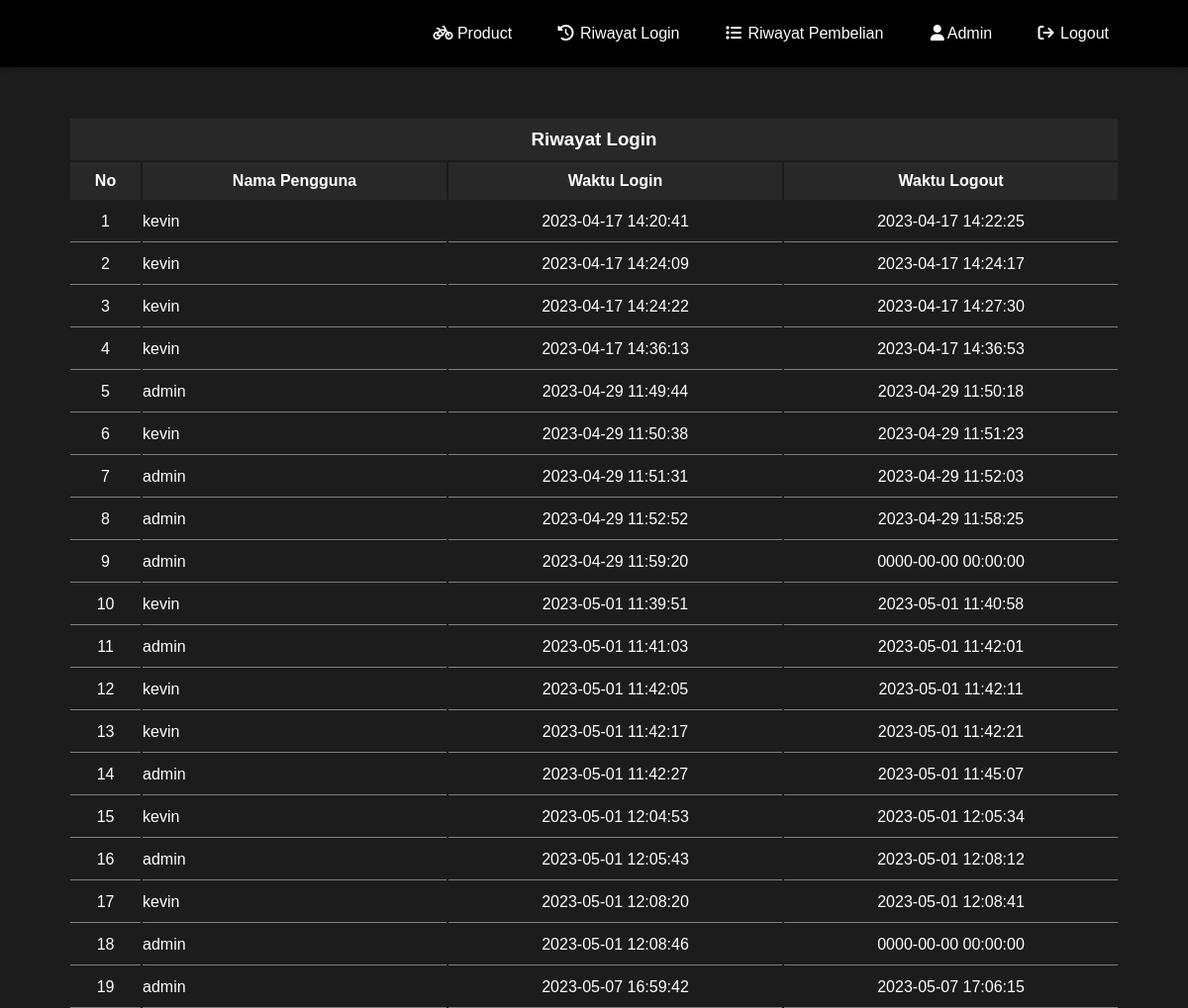
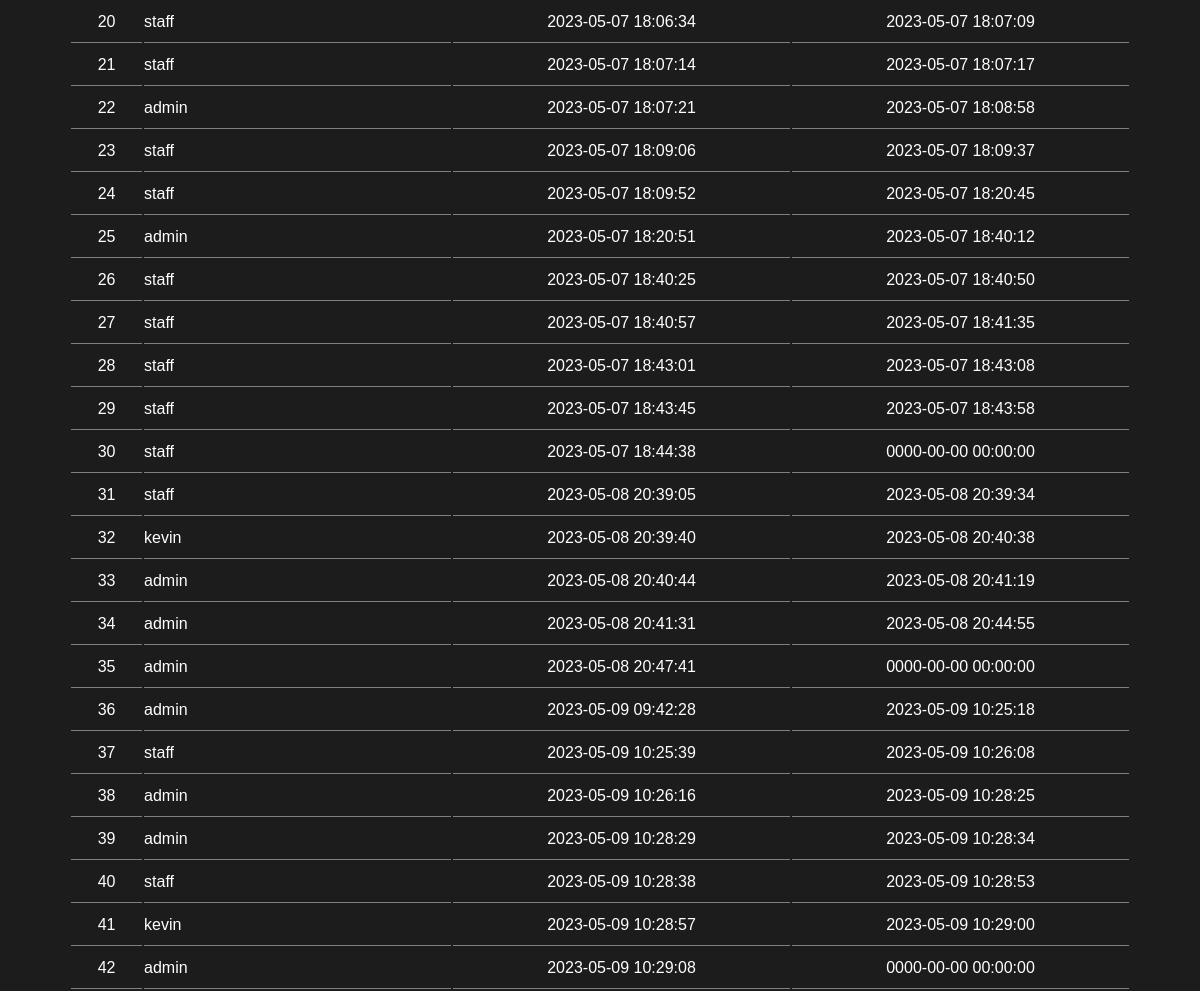
The app's page /historyUser.php (signed in) with its own data (2 pictures, top to bottom).
### tables this page shows
CREATE TABLE `riwayat_login` (
  `id_riwayat` int(11) NOT NULL,
  `nama_user` varchar(255) NOT NULL,
  `waktu_login` datetime NOT NULL,
  `waktu_logout` datetime NOT NULL
);

### historyUser.php (the view, shortened to what this page needs)
<!DOCTYPE html>
<html lang="en">
<head>
    <link rel="stylesheet" href="css/landing.css">
    <link rel="stylesheet" href="https://cdnjs.cloudflare.com/ajax/libs/font-awesome/6.2.0/css/all.min.css"
 />
    <link rel="stylesheet" href="https://cdn.jsdelivr.net/npm/bootstrap-icons@1.3.0/font/bootstrap-icons.css" />
</head>
<body>
<header>
        <div class="container">
        <ul class="navbar">
                <li><a href="admin.php"><i class="fa fa-fw fa-bicycle"></i> Product</a></li>
                <li><a href="historyUser.php"><i class="fa fa-fw fa-history"></i> Riwayat Login</a></li>
                <li><a href="historyProduct.php"><i class="fa fa-fw fa-list"></i> Riwayat Pembelian</a></li>
                <li><a href="#"><i class="fa fa-fw fa-user"></i>Admin</a></li>
                <li><a href="logout.php"><i class="fa fa-fw fa-sign-out"></i> Logout</a></li>
            </ul>
        </div>
    </header>
    <div class="list-table center" style="overflow-x: auto;">
        <table>
            <thead>
                <tr>
                    <th colspan="4" class="thead">
                        <h3 class="center">Riwayat Login</h3>
                    </th>
                </tr>
                <tr>
                    <th>No</th>
                    <th nowrap>Nama Pengguna</th>
                    <th>Waktu Login</th>
                    <th>Waktu Logout</th>
                </tr>
            </thead>
            <tbody>
                <?php
                require "connect.php";
                $query = mysqli_query($db,"SELECT * FROM riwayat_login");
                $i = 1;
                while($row = mysqli_fetch_assoc($query)){
                ?>
                <tr>
                    <td style="text-align: center;"><?= $i ?></td>
                    <td nowrap><?=$row['nama_user']?></td>
                    <td style="text-align: center;"><?=$row['waktu_login']?></td>
                    <td style="text-align: center;"><?=$row['waktu_logout']?></td>
                </tr>
                <?php
                 $i++;
                }
                ?>
            </tbody>
        </table>
    </div>
</body>
</html>

### css/landing.css (style rules this page uses)
* { margin: 0; padding: 0; font-family: sans-serif; color: white; }
body { background-color: #1d1c1c; }
thead tr { background-color: #292828; color: black; }
th { padding: 10px 5px; }
td { height: 40px; border-bottom: 1px solid grey; }
table { width: 90%; }
.container { width: 90%; margin: 0 auto; margin-bottom: 50px; }
.container:after { content: ""; display: block; clear: both; }
header { background-color: black; box-shadow: rgba(0, 0, 0, 0.1) 0px 4px 6px -1px, rgba(0, 0, 0, 0.06) 0px 2px 4px -1px; }
header ul { float: right; }
header ul li { display: inline-block; }
header ul li a { padding: 25px 20px; display: inline-block; text-decoration: none; font-family: sans-serif; }
.list-table { margin: 0 10px; display: flex; flex-direction: column; }
.center { display: flex; justify-content: center; align-items: center; }

### records on screen
riwayat_login: nama_user "kevin", waktu_login "2023-04-17 14:20:41", waktu_logout "2023-04-17 14:22:25"
riwayat_login: nama_user "kevin", waktu_login "2023-04-17 14:24:09", waktu_logout "2023-04-17 14:24:17"
riwayat_login: nama_user "kevin", waktu_login "2023-04-17 14:24:22", waktu_logout "2023-04-17 14:27:30"
riwayat_login: nama_user "kevin", waktu_login "2023-04-17 14:36:13", waktu_logout "2023-04-17 14:36:53"
riwayat_login: nama_user "admin", waktu_login "2023-04-29 11:49:44", waktu_logout "2023-04-29 11:50:18"
riwayat_login: nama_user "kevin", waktu_login "2023-04-29 11:50:38", waktu_logout "2023-04-29 11:51:23"
riwayat_login: nama_user "admin", waktu_login "2023-04-29 11:51:31", waktu_logout "2023-04-29 11:52:03"
riwayat_login: nama_user "admin", waktu_login "2023-04-29 11:52:52", waktu_logout "2023-04-29 11:58:25"
riwayat_login: nama_user "admin", waktu_login "2023-04-29 11:59:20", waktu_logout "0000-00-00 00:00:00"
riwayat_login: nama_user "kevin", waktu_login "2023-05-01 11:39:51", waktu_logout "2023-05-01 11:40:58"
riwayat_login: nama_user "admin", waktu_login "2023-05-01 11:41:03", waktu_logout "2023-05-01 11:42:01"
riwayat_login: nama_user "kevin", waktu_login "2023-05-01 11:42:05", waktu_logout "2023-05-01 11:42:11"
riwayat_login: nama_user "kevin", waktu_login "2023-05-01 11:42:17", waktu_logout "2023-05-01 11:42:21"
riwayat_login: nama_user "admin", waktu_login "2023-05-01 11:42:27", waktu_logout "2023-05-01 11:45:07"
riwayat_login: nama_user "kevin", waktu_login "2023-05-01 12:04:53", waktu_logout "2023-05-01 12:05:34"
riwayat_login: nama_user "admin", waktu_login "2023-05-01 12:05:43", waktu_logout "2023-05-01 12:08:12"
riwayat_login: nama_user "kevin", waktu_login "2023-05-01 12:08:20", waktu_logout "2023-05-01 12:08:41"
riwayat_login: nama_user "admin", waktu_login "2023-05-01 12:08:46", waktu_logout "0000-00-00 00:00:00"
riwayat_login: nama_user "admin", waktu_login "2023-05-07 16:59:42", waktu_logout "2023-05-07 17:06:15"
riwayat_login: nama_user "staff", waktu_login "2023-05-07 18:06:34", waktu_logout "2023-05-07 18:07:09"
riwayat_login: nama_user "staff", waktu_login "2023-05-07 18:07:14", waktu_logout "2023-05-07 18:07:17"
riwayat_login: nama_user "admin", waktu_login "2023-05-07 18:07:21", waktu_logout "2023-05-07 18:08:58"
riwayat_login: nama_user "staff", waktu_login "2023-05-07 18:09:06", waktu_logout "2023-05-07 18:09:37"
riwayat_login: nama_user "staff", waktu_login "2023-05-07 18:09:52", waktu_logout "2023-05-07 18:20:45"
riwayat_login: nama_user "admin", waktu_login "2023-05-07 18:20:51", waktu_logout "2023-05-07 18:40:12"
riwayat_login: nama_user "staff", waktu_login "2023-05-07 18:40:25", waktu_logout "2023-05-07 18:40:50"
riwayat_login: nama_user "staff", waktu_login "2023-05-07 18:40:57", waktu_logout "2023-05-07 18:41:35"
riwayat_login: nama_user "staff", waktu_login "2023-05-07 18:43:01", waktu_logout "2023-05-07 18:43:08"
riwayat_login: nama_user "staff", waktu_login "2023-05-07 18:43:45", waktu_logout "2023-05-07 18:43:58"
riwayat_login: nama_user "staff", waktu_login "2023-05-07 18:44:38", waktu_logout "0000-00-00 00:00:00"
riwayat_login: nama_user "staff", waktu_login "2023-05-08 20:39:05", waktu_logout "2023-05-08 20:39:34"
riwayat_login: nama_user "kevin", waktu_login "2023-05-08 20:39:40", waktu_logout "2023-05-08 20:40:38"
riwayat_login: nama_user "admin", waktu_login "2023-05-08 20:40:44", waktu_logout "2023-05-08 20:41:19"
riwayat_login: nama_user "admin", waktu_login "2023-05-08 20:41:31", waktu_logout "2023-05-08 20:44:55"
riwayat_login: nama_user "admin", waktu_login "2023-05-08 20:47:41", waktu_logout "0000-00-00 00:00:00"
riwayat_login: nama_user "admin", waktu_login "2023-05-09 09:42:28", waktu_logout "2023-05-09 10:25:18"
riwayat_login: nama_user "staff", waktu_login "2023-05-09 10:25:39", waktu_logout "2023-05-09 10:26:08"
riwayat_login: nama_user "admin", waktu_login "2023-05-09 10:26:16", waktu_logout "2023-05-09 10:28:25"
riwayat_login: nama_user "admin", waktu_login "2023-05-09 10:28:29", waktu_logout "2023-05-09 10:28:34"
riwayat_login: nama_user "staff", waktu_login "2023-05-09 10:28:38", waktu_logout "2023-05-09 10:28:53"
riwayat_login: nama_user "kevin", waktu_login "2023-05-09 10:28:57", waktu_logout "2023-05-09 10:29:00"
riwayat_login: nama_user "admin", waktu_login "2023-05-09 10:29:08", waktu_logout "0000-00-00 00:00:00"
